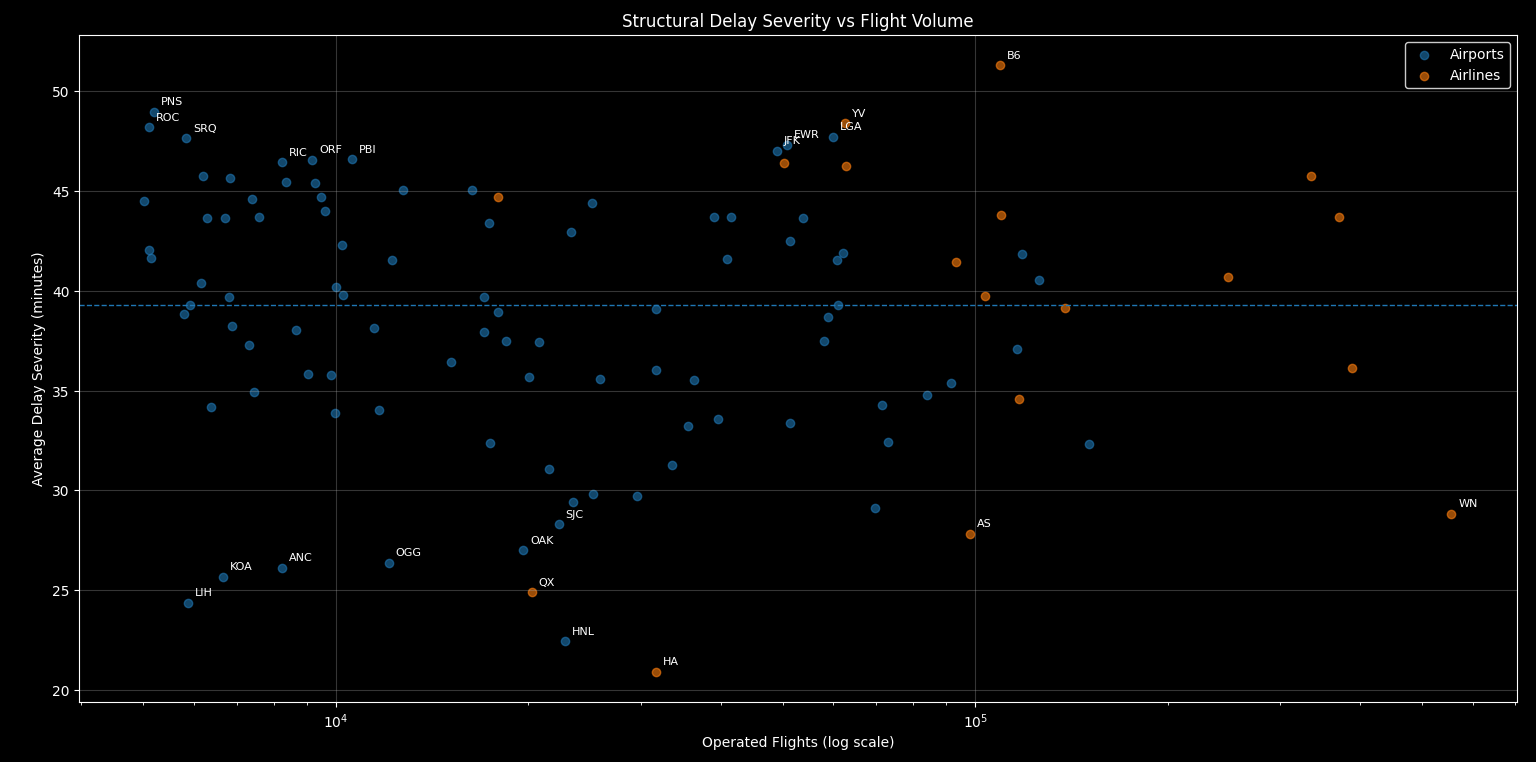

Here is the Python script that generated this plot:
import pandas as pd
import matplotlib.pyplot as plt
from sqlalchemy import create_engine
import numpy as np

# ------------------------------------------------------------
# 1) Database connection (PostgreSQL)
# ------------------------------------------------------------

engine = create_engine(
    "postgresql://postgres:1234@localhost:5432/us_flights_analysis"
)

# ------------------------------------------------------------
# 2) Query — Structural Severity Profile (KPI 3)
# ------------------------------------------------------------

query = """
SELECT
    entity_type,
    entity_code,
    kpi_value AS avg_delay_severity_min,
    operated_flights
FROM mart.kpi_delay_canonical
WHERE kpi_family = 'severity'
  AND kpi_name   = 'avg_delay_severity_[min]'
  AND operated_flights >= 5000;
"""

df = pd.read_sql(query, engine)

# ------------------------------------------------------------
# 3) Split by entity type
# ------------------------------------------------------------

df_airport = df[df["entity_type"] == "airport"]
df_airline = df[df["entity_type"] == "airline"]

# ------------------------------------------------------------
# 4) Quantile-based labeling rules (p10 / p90)
# ------------------------------------------------------------

severity_p90 = df["avg_delay_severity_min"].quantile(0.90)
severity_p10 = df["avg_delay_severity_min"].quantile(0.10)

label_mask = (
    (df["avg_delay_severity_min"] >= severity_p90) |
    (df["avg_delay_severity_min"] <= severity_p10)
)

df_labels = df[label_mask]

# ------------------------------------------------------------
# 5) Dark theme configuration
# ------------------------------------------------------------

plt.rcParams.update({
    "figure.facecolor": "black",
    "axes.facecolor": "black",
    "axes.edgecolor": "white",
    "axes.labelcolor": "white",
    "xtick.color": "white",
    "ytick.color": "white",
    "text.color": "white",
    "legend.facecolor": "black",
    "legend.edgecolor": "white"
})

# ------------------------------------------------------------
# 6) Scatter plot — Structural Severity vs Volume
# ------------------------------------------------------------

plt.figure(figsize=(12, 8))

# Airports
plt.scatter(
    df_airport["operated_flights"],
    df_airport["avg_delay_severity_min"],
    alpha=0.6,
    label="Airports"
)

# Airlines
plt.scatter(
    df_airline["operated_flights"],
    df_airline["avg_delay_severity_min"],
    alpha=0.6,
    label="Airlines"
)

# ------------------------------------------------------------
# 7) Conditional annotations (best & worst severity)
# ------------------------------------------------------------

for _, row in df_labels.iterrows():
    plt.annotate(
        row["entity_code"],
        (row["operated_flights"], row["avg_delay_severity_min"]),
        xytext=(5, 5),
        textcoords="offset points",
        fontsize=8
    )

# ------------------------------------------------------------
# 8) Axes, scales, and reference lines
# ------------------------------------------------------------

plt.xscale("log")

plt.axhline(
    df["avg_delay_severity_min"].median(),
    linestyle="--",
    linewidth=1
)

plt.xlabel("Operated Flights (log scale)")
plt.ylabel("Average Delay Severity (minutes)")
plt.title("Structural Delay Severity vs Flight Volume")

plt.legend()
plt.grid(True, alpha=0.3)
plt.tight_layout()
plt.show()
